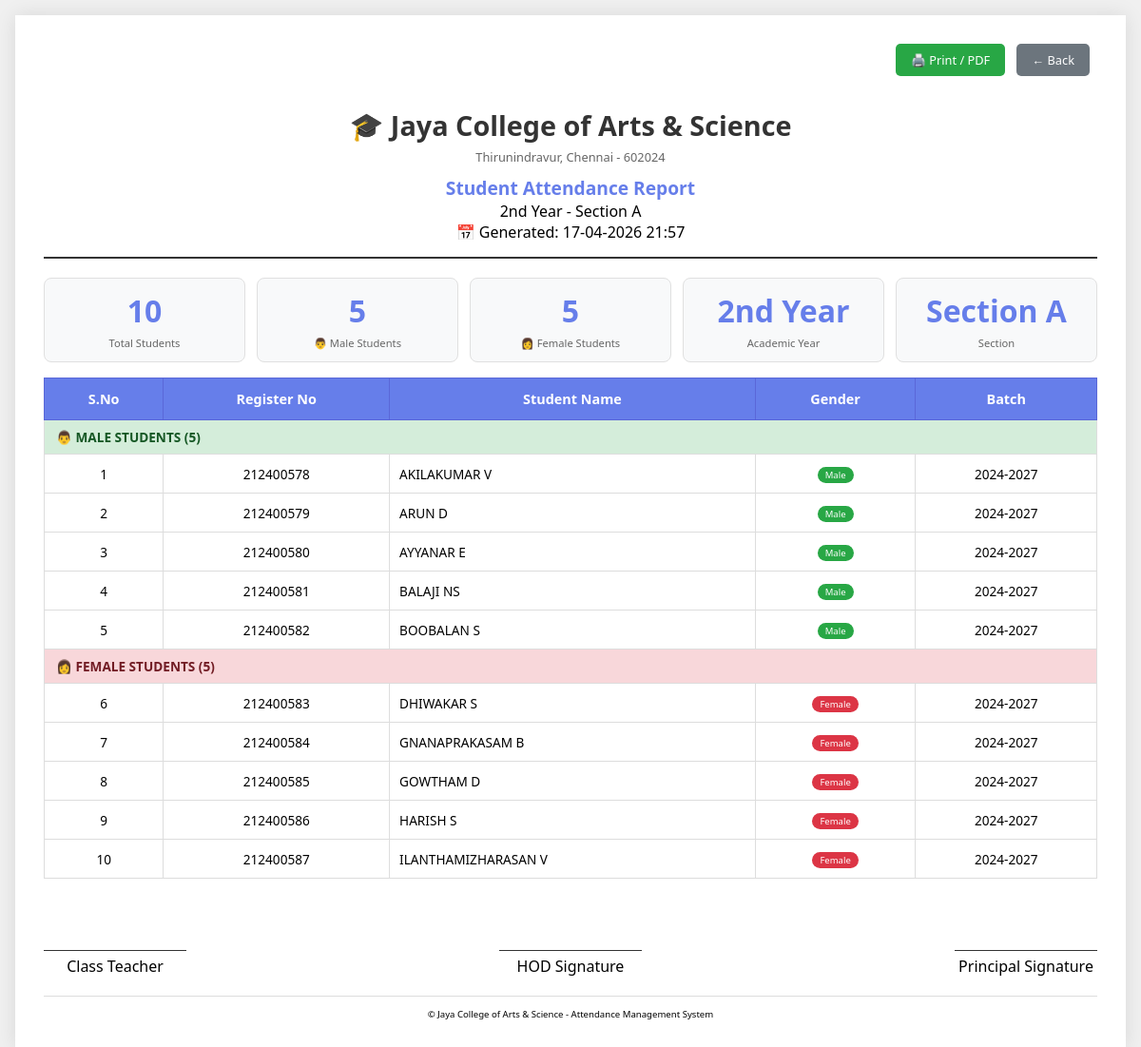
Screenshot of /print_attendance/2nd Year/A (signed in) with the database file from the repository.
### app.py (models this page shows)
class Student(db.Model):
    __tablename__ = 'students'
    id = db.Column(db.Integer, primary_key=True, autoincrement=True)
    register_number = db.Column(db.String(20), unique=True, nullable=False)
    name = db.Column(db.String(100), nullable=False)
    gender = db.Column(db.String(1), nullable=False, default='M')
    year = db.Column(db.String(20), nullable=False)
    section = db.Column(db.String(1), nullable=False)
    batch = db.Column(db.String(20))
    dob = db.Column(db.String(50))
    umis = db.Column(db.String(50))
    mobile_student = db.Column(db.String(15))
    mobile_parent = db.Column(db.String(15))
    parent_guardian_name = db.Column(db.String(100))
    blood_group = db.Column(db.String(5))
    department_id = db.Column(db.Integer, db.ForeignKey('departments.id'), nullable=False)
    created_at = db.Column(db.DateTime, default=datetime.now)
    attendances = db.relationship('Attendance', backref='student', lazy=True, cascade='all, delete-orphan')

### app.py (the view)
@app.route('/print_attendance/<year>/<section>')
def print_attendance(year, section):
    role = session.get('role')
    if role not in ['dept_admin', 'dept_admin_viewer']:
        return redirect(url_for('index'))
    department_id = session.get('department_id')
    students = Student.query.filter_by(
        department_id=department_id,
        year=year,
        section=section
    ).order_by(
        Student.gender.desc(),
        Student.name.asc()
    ).all()
    summary = []
    for student in students:
        summary.append({
            'name': student.name,
            'reg_no': student.register_number,
            'gender': student.gender,
            'batch': student.batch
        })
    return render_template('print_attendance.html',
                         year=year,
                         section=section,
                         students=summary,
                         print_date=datetime.now().strftime('%d-%m-%Y %H:%M'))

### app.py (called while the page is built)
@app.context_processor
def inject_datetime():
    return {'datetime': datetime}

### templates/print_attendance.html (shortened to what this page needs)
<!DOCTYPE html>
<html lang="en">
<head>
</head>
<body>
    <div class="print-container">
        <div class="no-print" style="text-align:right; margin-bottom:16px;">
            <button onclick="window.print()" class="btn-print">🖨️ Print / PDF</button>
            <a href="{{ url_for('admin_dashboard') }}" class="btn-back">← Back</a>
        </div>
        <div class="header">
            <div class="college-name">🎓 Jaya College of Arts & Science</div>
            <div class="college-address">Thirunindravur, Chennai - 602024</div>
            <h2>Student Attendance Report</h2>
            <div class="info">
                <p>{{ year }} - Section {{ section }}</p>
                <p>📅 Generated: {{ print_date }}</p>
            </div>
        </div>
        <div class="stats-summary">
            <div class="stat-box">
                <div class="number">{{ students|length }}</div>
                <div class="label">Total Students</div>
            </div>
            <div class="stat-box">
                <div class="number">{{ students|selectattr('gender', 'equalto', 'M')|list|length }}</div>
                <div class="label">👨 Male Students</div>
            </div>
            <div class="stat-box">
                <div class="number">{{ students|selectattr('gender', 'equalto', 'F')|list|length }}</div>
                <div class="label">👩 Female Students</div>
            </div>
            <div class="stat-box">
                <div class="number">{{ year }}</div>
                <div class="label">Academic Year</div>
            </div>
            <div class="stat-box">
                <div class="number">Section {{ section }}</div>
                <div class="label">Section</div>
            </div>
        </div>
        <table>
            <thead>
                <tr>
                    <th>S.No</th>
                    <th>Register No</th>
                    <th>Student Name</th>
                    <th>Gender</th>
                    <th>Batch</th>
                </tr>
            </thead>
            <tbody>
                {% set male_students = students|selectattr('gender', 'equalto', 'M')|list %}
                {% set female_students = students|selectattr('gender', 'equalto', 'F')|list %}
                {% set sno = namespace(value=1) %}
                {% if male_students %}
                <tr class="group-header-male">
                    <td colspan="5" style="background: #d4edda; color: #155724;">
                        👨 MALE STUDENTS ({{ male_students|length }})
                    </td>
                </tr>
                {% for student in male_students %}
                <tr>
                    <td>{{ sno.value }}{% set sno.value = sno.value + 1 %}</td>
                    <td>{{ student.reg_no }}</td>
                    <td class="student-name">{{ student.name }}</td>
                    <td><span class="gender-badge-male">Male</span></td>
                    <td>{{ student.batch }}</td>
                </tr>
                {% endfor %}
                {% endif %}
                {% if female_students %}
                <tr class="group-header-female">
                    <td colspan="5" style="background: #f8d7da; color: #721c24;">
                        👩 FEMALE STUDENTS ({{ female_students|length }})
                    </td>
                </tr>
                {% for student in female_students %}
                <tr>
                    <td>{{ sno.value }}{% set sno.value = sno.value + 1 %}</td>
                    <td>{{ student.reg_no }}</td>
                    <td class="student-name">{{ student.name }}</td>
                    <td><span class="gender-badge-female">Female</span></td>
                    <td>{{ student.batch }}</td>
                </tr>
                {% endfor %}
                {% endif %}
            </tbody>
        </table>
        <div class="signatures">
            <div class="signature-line">
                <div class="line"></div>
                <div>Class Teacher</div>
            </div>
            <div class="signature-line">
                <div class="line"></div>
                <div>HOD Signature</div>
            </div>
            <div class="signature-line">
                <div class="line"></div>
                <div>Principal Signature</div>
            </div>
        </div>
        <div class="footer">
            <p>© Jaya College of Arts & Science - Attendance Management System</p>
        </div>
    </div>
</body>
</html>

### templates/print_attendance.html (style rules this page uses)
* { margin: 0; padding: 0; box-sizing: border-box; font-family: 'Segoe UI', Tahoma, Geneva, Verdana, sans-serif; }
body { background: #f0f0f0; padding: 16px; }
.print-container { max-width: 1200px; margin: 0 auto; background: white; padding: 20px; box-shadow: 0 0 20px rgba(0,0,0,0.1); }
.header { text-align: center; margin-bottom: 20px; padding-bottom: 15px; border-bottom: 2px solid #333; }
.header h2 { font-size: 1.2em; color: #667eea; }
.college-name { font-size: 1.8em; font-weight: bold; color: #333; margin-bottom: 5px; }
.college-address { font-size: 0.8em; color: #666; margin-bottom: 10px; }
.stats-summary { display: grid; grid-template-columns: repeat(5, 1fr); gap: 12px; margin: 16px 0; }
.stat-box { background: #f8f9fa; padding: 12px; border-radius: 8px; text-align: center; border: 1px solid #e0e0e0; }
.stat-box .number { font-size: 1.5em; font-weight: bold; color: #667eea; }
.stat-box .label { font-size: 0.7em; color: #666; margin-top: 5px; }
table { width: 100%; border-collapse: collapse; margin-top: 16px; }
th { background: #667eea; color: white; padding: 10px; text-align: center; font-size: 0.75em; border: 1px solid #5a67d8; }
td { padding: 8px; text-align: center; border: 1px solid #ddd; font-size: 0.7em; }
.student-name { text-align: left; }
.group-header-male { background: #d4edda; font-weight: bold; }
.group-header-female { background: #f8d7da; font-weight: bold; }
.group-header-male td, .group-header-female td { background: inherit; font-weight: bold; text-align: left; padding: 8px 12px; }
.signatures { display: flex; justify-content: space-between; margin-top: 30px; padding-top: 15px; flex-wrap: wrap; gap: 15px; }
.signature-line { text-align: center; width: 150px; }
.signature-line .line { border-top: 1px solid #333; margin-top: 30px; padding-top: 5px; }
.footer { margin-top: 20px; padding-top: 12px; border-top: 1px solid #ddd; text-align: center; font-size: 0.6em; }
.btn-print, .btn-back { display: inline-block; padding: 8px 16px; border: none; border-radius: 5px; cursor: pointer; font-size: 0.8em; margin-right: 8px; margin-bottom: 16px; text-decoration: none; }
.btn-print { background: #28a745; color: white; }
.btn-back { background: #6c757d; color: white; }
.gender-badge-male { display: inline-block; background: #28a745; color: white; padding: 2px 8px; border-radius: 15px; font-size: 0.7em; }
.gender-badge-female { display: inline-block; background: #dc3545; color: white; padding: 2px 8px; border-radius: 15px; font-size: 0.7em; }
@media (min-width: 768px) { .print-container { padding: 30px; } }
@media (min-width: 768px) { .stat-box .number { font-size: 2em; } }
@media (min-width: 768px) { th { padding: 12px; font-size: 0.9em; } }
@media (min-width: 768px) { td { padding: 10px; font-size: 0.85em; } }

### rows the page displays
Student: value "1", reg_no "212400578", name "AKILAKUMAR V", batch "2024-2027"
Student: value "2", reg_no "212400579", name "ARUN D", batch "2024-2027"
Student: value "3", reg_no "212400580", name "AYYANAR E", batch "2024-2027"
Student: value "4", reg_no "212400581", name "BALAJI NS", batch "2024-2027"
Student: value "5", reg_no "212400582", name "BOOBALAN S", batch "2024-2027"
Student: value "6", reg_no "212400583", name "DHIWAKAR S", batch "2024-2027"
Student: value "7", reg_no "212400584", name "GNANAPRAKASAM B", batch "2024-2027"
Student: value "8", reg_no "212400585", name "GOWTHAM D", batch "2024-2027"
Student: value "9", reg_no "212400586", name "HARISH S", batch "2024-2027"
Student: value "10", reg_no "212400587", name "ILANTHAMIZHARASAN V", batch "2024-2027"

### other values shown
{{ year }} "2nd Year"
{{ section }} "A"
{{ students|length }} "10"
{{ students|selectattr('gender', 'equalto', 'M')|list|length }} "5"
{{ students|selectattr('gender', 'equalto', 'F')|list|length }} "5"
{{ male_students|length }} "5"
{{ female_students|length }} "5"
